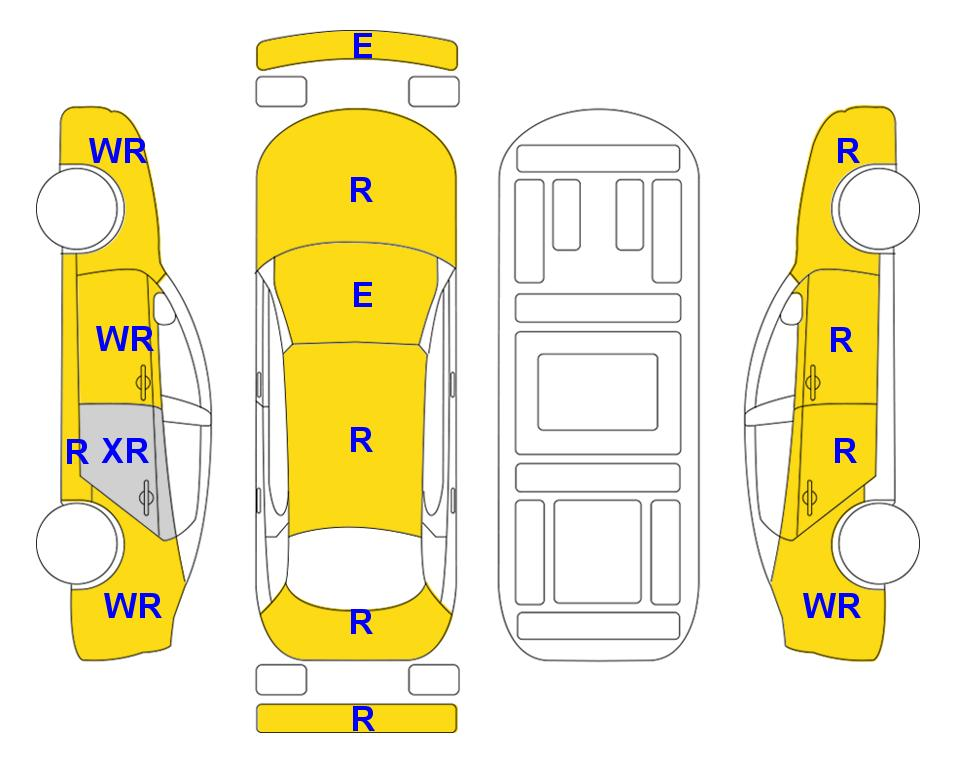
#> input picture latest_car_body.png, 963 x 768 px
$ python main.py ../../latest_car_body.png
#> lines starting #> are read from the running program, lines starting #| are printed output that depends on the picture; after the words box and inside, x2 and y2 are one past the last pixel; in counts of white or black regions, pixels touching at a corner belong together
# detict yellow
import cv2
import numpy as np
import sys
import json
import urllib.request
import PIL
from PIL import Image


sysData = sys.argv
input_image_url = sysData[1]

urllib.request.urlretrieve(input_image_url, "latest_car_body.png")
img = cv2.imread("latest_car_body.png")
#> img is the input picture: shape (768, 963, 3); mean B, G, R 199.6, 237.8, 244.7

hsv = cv2.cvtColor(img, cv2.COLOR_BGR2HSV)
#> hsv: shape (768, 963, 3); mean H, S, V 11.7, 51.4, 246.3

# define range of yellow color in HSV
lower_yellow = np.array([24, 190, 0])
upper_yellow = np.array([45, 255, 255])


mask_yellow = cv2.inRange(hsv, lower_yellow, upper_yellow)
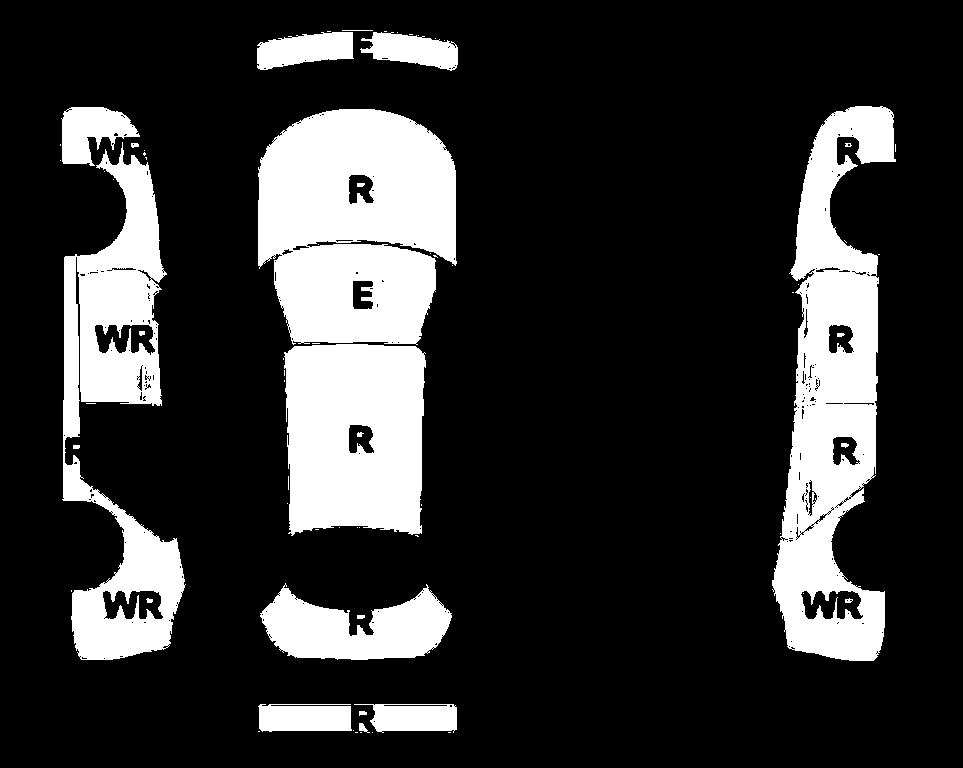
#> mask_yellow: shape (768, 963); 19.9% white; 70 white regions (46 under 20 px), largest, box (x1, y1, x2, y2) and area: (258, 109, 457, 345) 37834, (772, 106, 896, 661) 36074, (62, 142, 186, 660) 27060

imgResult = cv2.bitwise_and(img, img, mask=mask_yellow)
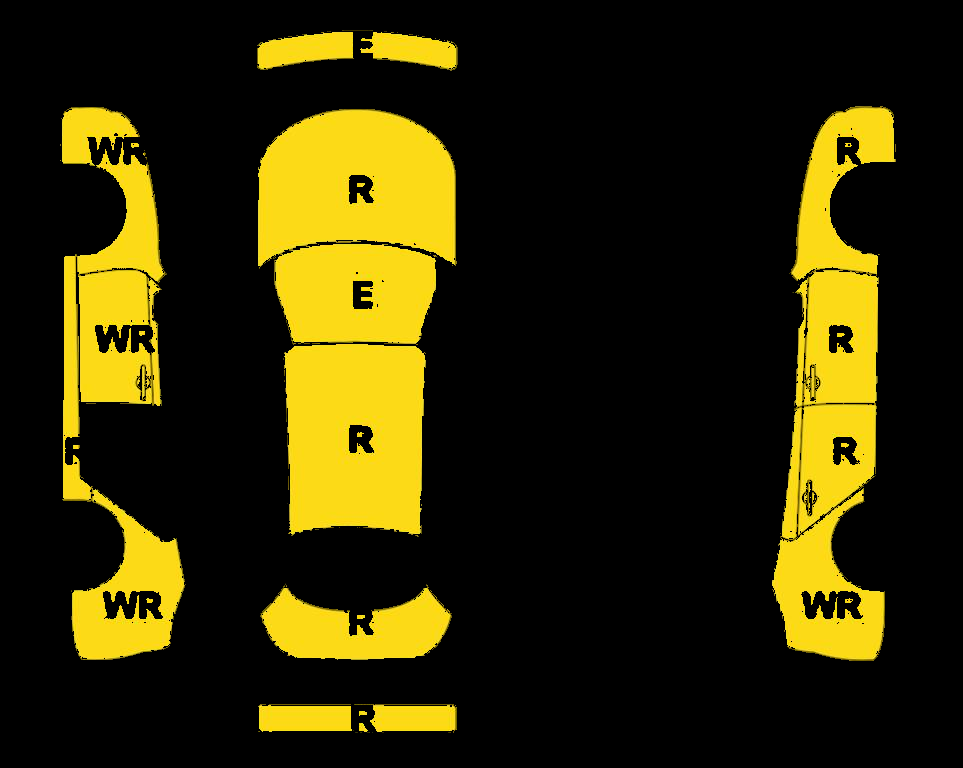
#> imgResult: shape (768, 963, 3); mean B, G, R 4.6, 42.6, 49

print(json.dumps({
    'status': 'success',
    "data" : {
        "yellow_group" : [
            {"lane" : "A01" , "char" : "P"},
            {"lane" : "A02" , "char" : "PX"},
            {"lane" : "B01" , "char" : "WR"}
        ],
        "gray_group" : [
            {"lane" : "A03" , "char" : "R"},
            {"lane" : "C01" , "char" : "W"},
            {"lane" : "B02" , "char" : "WR"}
        ]
    }
}))
